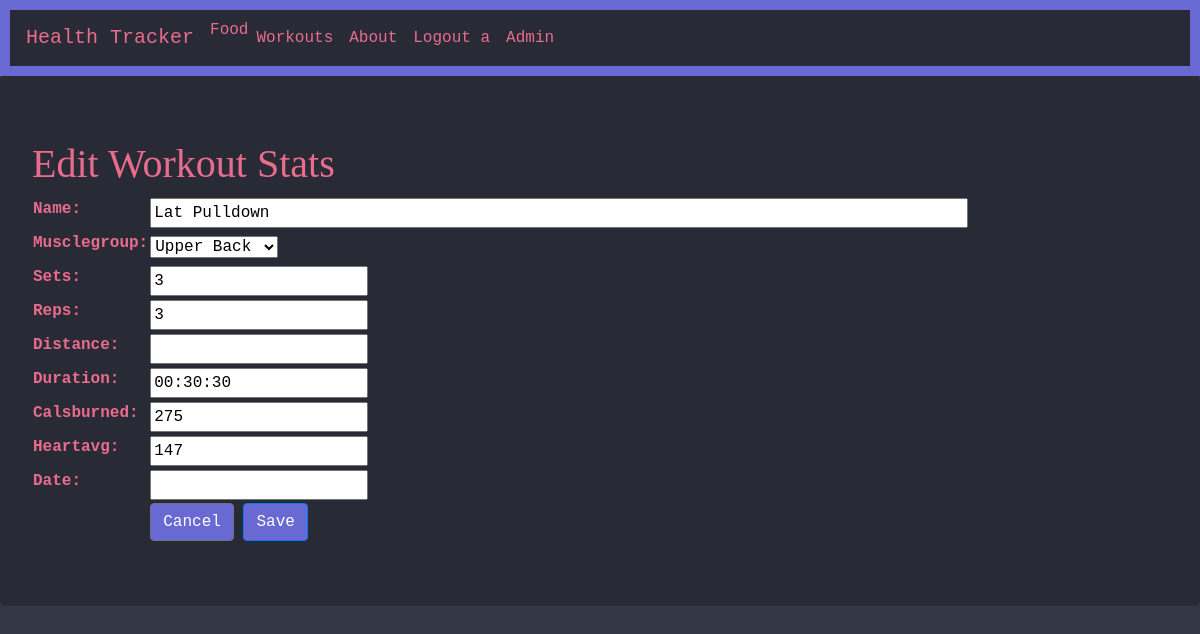
/workouts/edit/3/ (signed in), run on the app's committed database.
### workouts/models.py (models this page shows)
class Workout(models.Model):
    user = models.ForeignKey(User, on_delete=models.CASCADE)
    name = models.CharField(max_length=128)
    musclegroup = models.ForeignKey(MuscleGroup, on_delete=models.CASCADE)
    sets = models.PositiveIntegerField(null=True)
    reps = models.PositiveIntegerField(null=True)
    distance = models.DecimalField(max_digits=5, decimal_places=2, null=True)
    duration = models.DurationField()
    calsburned = models.PositiveIntegerField()
    heartAvg = models.PositiveSmallIntegerField()
    date = models.DateField(default=datetime.date.today, null=True)

### workouts/views.py (the view, shortened to what this page needs)
# urls.py: path('workouts/edit/<int:id>/', workout_views.edit),
@login_required(login_url='/login/')
def edit(request,id):
    if(request.method == 'GET'):
        workout = Workout.objects.get(id=id)
        form = WorkoutForm(instance=workout)
        context = { 'form_data': form }
        return render(request, 'workouts/edit.html', context)

### workouts/forms.py
class WorkoutForm(forms.ModelForm):
    name = forms.CharField(widget=forms.TextInput(attrs={'size': '80'}))
    musclegroup = forms.ModelChoiceField(queryset=MuscleGroup.objects.all())
    date = forms.DateField()
    sets = forms.IntegerField(required=False)
    reps = forms.IntegerField(required=False)
    distance = forms.DecimalField(required=False)
    duration = forms.DurationField()
    calsburned = forms.IntegerField()
    heartAvg = forms.IntegerField()
    class Meta:
        model = Workout
        fields = ('name', 'musclegroup', 'sets', 'reps', 'distance', 'duration', 'calsburned', 'heartAvg')
        labels = {
            'name': ('Writer'),
        }

### workouts/models.py (called while the page is built)
    def __str__(self):
        return self.group

### templates/workouts/edit.html (shortened to what this page needs)
<!DOCTYPE html>
<html lang="en">
<head>
    {% load static %}
    {% include 'bootstrap.html' %}
    <link rel="stylesheet" href="{% static 'final.css' %}">
</head>
<body>
    {% include 'nav.html' %}
    <div class='jumbotron'>
        <h1>Edit Workout Stats</h1>
        <form method="POST">
            <table>
                {{ form_data.as_table }}
                <tr>
                    <td></td>
                    <td>
                        <a href="/workouts/" class='btn btn-secondary'>Cancel</a>
                        <input type="submit" name="edit" class='btn btn-primary' value='Save'>
                    </td>
                </tr>
            </table>
        </form>
    </div>
</body>
</html>

### templates/nav.html
{% load static %}
<link rel="stylesheet" href="{% static 'final.css' %}">
<nav class="navbar navbar-expand-lg navbar bg-light">
    <a class="navbar-brand" href="/">Health Tracker</a>
    <div class="collapse navbar-collapse" id="navbarSupportedContent">
        <ul class="navbar-nav mr-auto">
            <li class="nav-item">
                <a href="/food/">Food</a>
            </li>
            <li class="nav-item">
                <a class="nav-link" href="/workouts/">Workouts</a>
            </li>
            <li class="nav-item">
                <a href="/about/" class="nav-link">About</a>
            </li>
            {% if user.is_authenticated %}
            <li>
                <a href="/logout/" class="nav-link">Logout {{user.username}}</a>
            </li>
            {% else %}
            <li>
                <a href="/login/" class="nav-link">Login</a>
            </li>
            {% endif %}
            <li class="nav-item">
                <a href="/admin" class="nav-link" target="_blank">Admin</a>
            </li>
        </ul>
    </div>
</nav>

### static/final.css (style rules this page uses)
ul { font-family: "Lucida Console", "Courier New", monospace; background-color: rgb(40, 42, 54, 255); }
.navbar { background-color: rgb(40, 42, 54, 255) !important; border: 10px solid rgba(104, 105, 210, 255); font-family: "Lucida Console", monospace; }
a { color: rgba(234, 108, 141, 255); }
td { border-color: rgba(234, 108, 141, 255) !important; }
.btn { background-color: rgba(104, 105, 210, 255); }
th { border-color: rgba(234, 108, 141, 255) !important; }
body { background-color: rgba(52, 55, 70, 255) !important; }
.jumbotron { background-color: rgb(40, 42, 54, 255) !important; }
th { color: rgba(234, 108, 141, 255); font-family: 'Lucida Console', monospace; }
td { color: rgba(234, 108, 141, 255); font-family: 'Lucida Console', monospace; }
h1 { font-family: 'Fugaz One', cursive; color: rgba(234, 108, 141, 255); }

### data on the page
Workout: name "Lat Pulldown", musclegroup "Upper Back", sets "3", reps "3", duration "00:30:30", calsburned "275", heartAvg "147"

### other printed values
{{ user.username }} "a"
